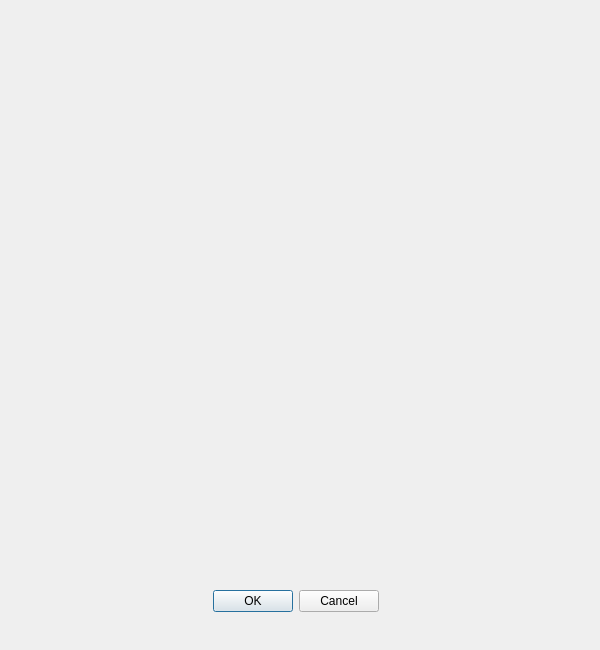
<?xml version="1.0" encoding="UTF-8"?>
<ui version="4.0">
 <class>Dialog</class>
 <widget class="QDialog" name="Dialog">
  <property name="geometry">
   <rect>
    <x>0</x>
    <y>0</y>
    <width>600</width>
    <height>650</height>
   </rect>
  </property>
  <property name="windowTitle">
   <string>Dialog</string>
  </property>
  <widget class="QDialogButtonBox" name="buttonBox">
   <property name="geometry">
    <rect>
     <x>190</x>
     <y>590</y>
     <width>211</width>
     <height>23</height>
    </rect>
   </property>
   <property name="sizeIncrement">
    <size>
     <width>0</width>
     <height>0</height>
    </size>
   </property>
   <property name="baseSize">
    <size>
     <width>0</width>
     <height>0</height>
    </size>
   </property>
   <property name="mouseTracking">
    <bool>false</bool>
   </property>
   <property name="autoFillBackground">
    <bool>false</bool>
   </property>
   <property name="orientation">
    <enum>Qt::Horizontal</enum>
   </property>
   <property name="standardButtons">
    <set>QDialogButtonBox::Cancel|QDialogButtonBox::Ok</set>
   </property>
   <property name="centerButtons">
    <bool>true</bool>
   </property>
  </widget>
  <widget class="QWidget" name="gridLayoutWidget">
   <property name="geometry">
    <rect>
     <x>10</x>
     <y>10</y>
     <width>581</width>
     <height>551</height>
    </rect>
   </property>
   <layout class="QGridLayout" name="patterns"/>
  </widget>
 </widget>
 <resources/>
 <connections>
  <connection>
   <sender>buttonBox</sender>
   <signal>accepted()</signal>
   <receiver>Dialog</receiver>
   <slot>accept()</slot>
   <hints>
    <hint type="sourcelabel">
     <x>248</x>
     <y>254</y>
    </hint>
    <hint type="destinationlabel">
     <x>157</x>
     <y>274</y>
    </hint>
   </hints>
  </connection>
  <connection>
   <sender>buttonBox</sender>
   <signal>rejected()</signal>
   <receiver>Dialog</receiver>
   <slot>reject()</slot>
   <hints>
    <hint type="sourcelabel">
     <x>316</x>
     <y>260</y>
    </hint>
    <hint type="destinationlabel">
     <x>286</x>
     <y>274</y>
    </hint>
   </hints>
  </connection>
 </connections>
</ui>
